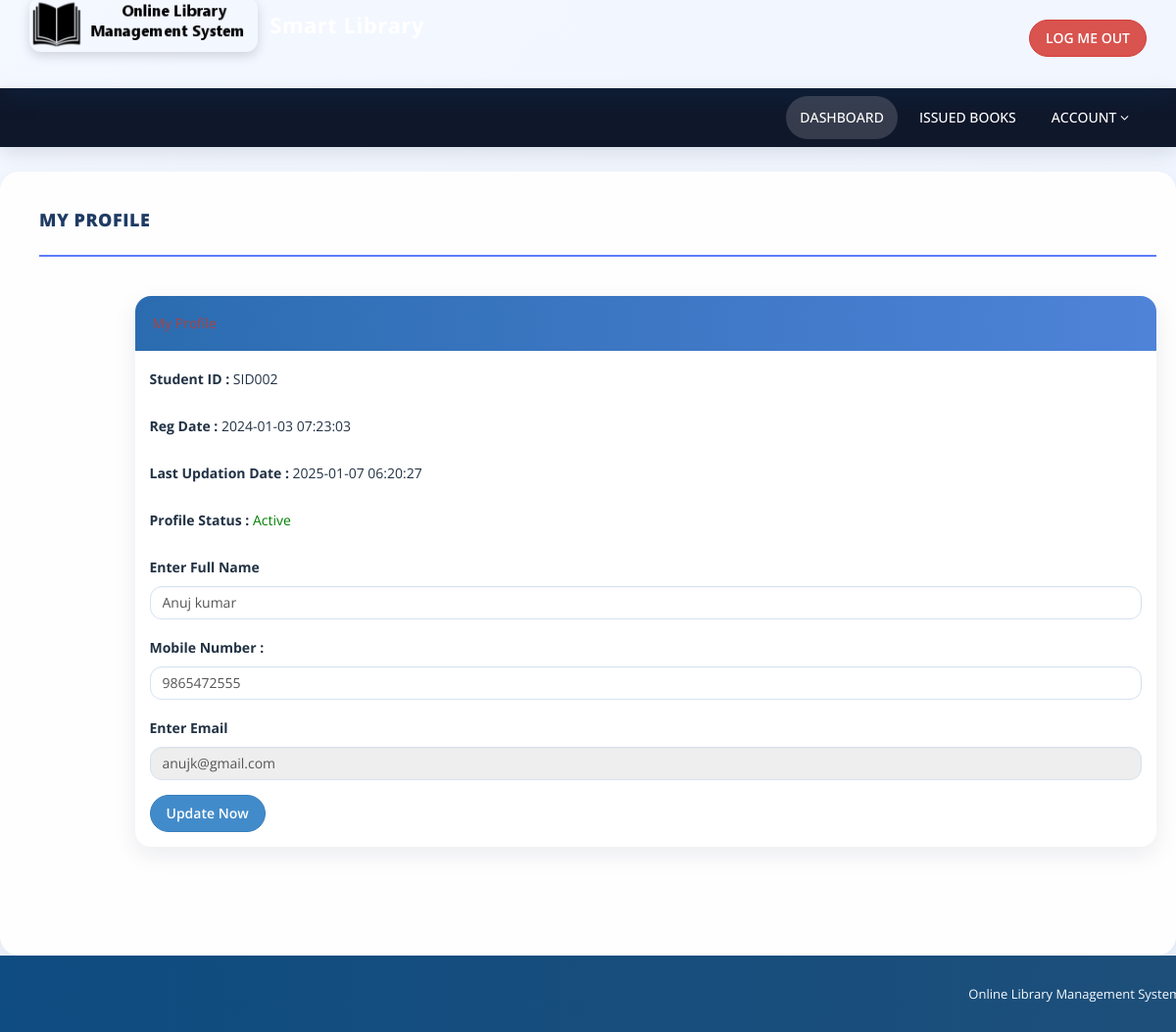
Screenshot of /my-profile.php (signed in) with the database file from the repository.
### tables this page shows
CREATE TABLE `tblstudents` (
  `id` int(11) NOT NULL,
  `StudentId` varchar(100) DEFAULT NULL,
  `FullName` varchar(120) DEFAULT NULL,
  `EmailId` varchar(120) DEFAULT NULL,
  `MobileNumber` char(11) DEFAULT NULL,
  `Password` varchar(120) DEFAULT NULL,
  `Status` int(1) DEFAULT NULL,
  `RegDate` timestamp NULL DEFAULT current_timestamp(),
  `UpdationDate` timestamp NULL DEFAULT NULL ON UPDATE current_timestamp()
);

### my-profile.php (the view, shortened to what this page needs)
<?php
include('includes/config.php');
if(strlen($_SESSION['login'])==0)
    {
header('location:index.php');
}
else{
?>
<!DOCTYPE html>
<html xmlns="http://www.w3.org/1999/xhtml">
<head>
    <link href="assets/css/bootstrap.css" rel="stylesheet" />
    <link href="assets/css/font-awesome.css" rel="stylesheet" />
    <link href="assets/css/style.css" rel="stylesheet" />
</head>
<body>
<?php include('includes/header.php');?>
    <div class="content-wrapper">
         <div class="container">
        <div class="row pad-botm">
            <div class="col-md-12">
                <h4 class="header-line">My Profile</h4>
                            </div>
        </div>
             <div class="row">
<div class="col-md-11 col-md-offset-1">
               <div class="panel panel-danger">
                        <div class="panel-heading">
                        </div>
                        <div class="panel-body">
                            <form name="signup" method="post">
<?php
$sid=$_SESSION['stdid'];
$sql="SELECT StudentId,FullName,EmailId,MobileNumber,RegDate,UpdationDate,Status from  tblstudents  where StudentId=:sid ";
$query = $dbh -> prepare($sql);
$query-> bindParam(':sid', $sid, PDO::PARAM_STR);
$query->execute();
$results=$query->fetchAll(PDO::FETCH_OBJ);
if($query->rowCount() > 0)
{
foreach($results as $result)
{               ?>
<div class="form-group">
<label>Student ID : </label>
<?php echo htmlentities($result->StudentId);?>
</div>
<div class="form-group">
<label>Reg Date : </label>
<?php echo htmlentities($result->RegDate);?>
</div>
<?php if($result->UpdationDate!=""){?>
<div class="form-group">
<label>Last Updation Date : </label>
<?php echo htmlentities($result->UpdationDate);?>
</div>
<?php } ?>
<div class="form-group">
<label>Profile Status : </label>
<?php if($result->Status==1){?>
<span style="color: green">Active</span>
<?php } else { ?>
<span style="color: red">Blocked</span>
<?php }?>
</div>
<div class="form-group">
<label>Enter Full Name</label>
<input class="form-control" type="text" name="fullanme" value="<?php echo htmlentities($result->FullName);?>" autocomplete="off" required />
</div>
<div class="form-group">
<label>Mobile Number :</label>
<input class="form-control" type="text" name="mobileno" maxlength="10" value="<?php echo htmlentities($result->MobileNumber);?>" autocomplete="off" required />
</div>
<div class="form-group">
<label>Enter Email</label>
<input class="form-control" type="email" name="email" id="emailid" value="<?php echo htmlentities($result->EmailId);?>"  autocomplete="off" required readonly />
</div>
<?php }} ?>
<button type="submit" name="update" class="btn btn-primary" id="submit">Update Now </button>
                                    </form>
                            </div>
                        </div>
                            </div>
        </div>
    </div>
    </div>
    <?php include('includes/footer.php');?>
</body>
</html>
<?php } ?>

### assets/css/style.css (style rules this page uses)
.content-wrapper { margin-top: 40px; min-height:800px; padding-bottom:90px; }
.header-line { font-weight:900; padding-bottom:25px; border-bottom:1px solid #eeeeee; text-transform:uppercase; }
.pad-botm { padding-bottom:30px; }
body { background: linear-gradient(135deg, #f4f8ff 0%, #eef4ff 100%); color: #223244; }
.content-wrapper { margin-top: 25px; min-height: 800px; padding: 30px 25px 90px; background: rgba(255, 255, 255, 0.92); border-radius: 20px; box-shadow: 0 10px 30px rgba(15, 23, 42, 0.08); }
.panel { border: none; border-radius: 16px; box-shadow: 0 8px 24px rgba(15, 23, 42, 0.08); overflow: hidden; }
.panel-heading { background: linear-gradient(90deg, #2b6cb0 0%, #4f83d8 100%); color: #ffffff; border: none; padding: 14px 18px; }
.header-line { color: #1f3b64; border-bottom: 2px solid #5b7cfa; letter-spacing: 0.5px; }
.form-control { border-radius: 12px; border: 1px solid #d6e2f0; box-shadow: inset 0 1px 2px rgba(0, 0, 0, 0.03); }
.btn { border-radius: 999px; padding: 8px 16px; font-weight: 600; transition: transform 0.2s ease, box-shadow 0.2s ease; }

### rows the page displays
tblstudents: StudentId "SID002", RegDate "2024-01-03 07:23:03", UpdationDate "2025-01-07 06:20:27", Status "Active", fullanme "Anuj kumar", mobileno "9865472555", email "anujk@gmail.com"
